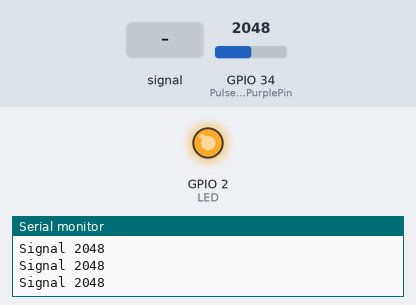
Bench run of a sketch on a simulated ESP32. On the bench: output pins drawn as LEDs (lit = HIGH), the last lines printed to the serial monitor. The inputs (shaded band) are chosen by the test bench; at power-on: GPIO 34 (PulseSensorPurplePin) = 2048.

Above: at 1.2 s.
1.3 s: GPIO 34 (PulseSensorPurplePin) fed a 200 Hz sine of ±327 counts around its level
At 1.76 s:
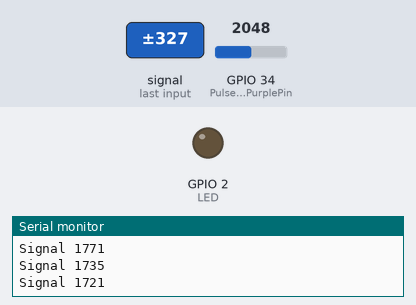
4.3 s: GPIO 34 (PulseSensorPurplePin) set to 1860
5.8 s: GPIO 34 (PulseSensorPurplePin) set to 1944
At 7.0 s:
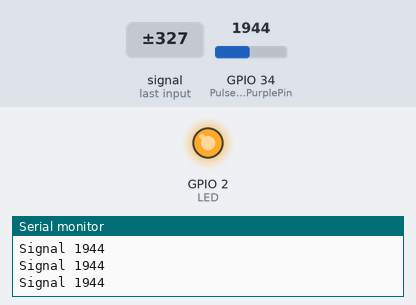
7.3 s: GPIO 34 (PulseSensorPurplePin) set to 1228
At 7.7 s:
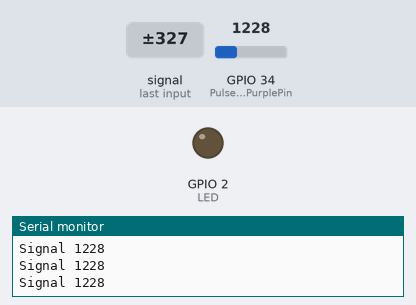
Timing chart, 0 to 9.8 s (numbered marks = the images above; inputs shaded):
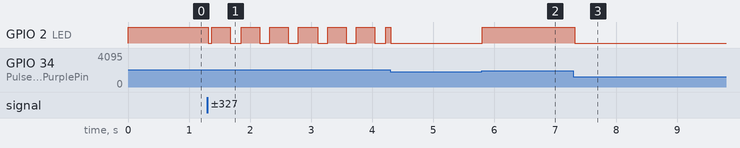

The sketch:

heart_rate_pulse_sensor.ino
```cpp
/*  PulseSensor Starter Project and Signal Tester
 *  The Best Way to Get Started  With, or See the Raw Signal of, your PulseSensor.com™ & Arduino.
 *
 *  Here is a link to the tutorial
 *  https://pulsesensor.com/pages/code-and-guide
 *
 *  WATCH ME (Tutorial Video):
 *  https://www.youtube.com/watch?v=RbB8NSRa5X4
 *
 *
-------------------------------------------------------------
1) This shows a live human Heartbeat Pulse.
2) Live visualization in Arduino's Cool "Serial Plotter".
3) Blink an LED on each Heartbeat.
4) This is the direct Pulse Sensor's Signal.
5) A great first-step in troubleshooting your circuit and connections.
6) "Human-readable" code that is newbie friendly."

*/


//  Variables
int PulseSensorPurplePin = 34;        // Pulse Sensor PURPLE WIRE connected to ANALOG PIN 0
int LED = 2;   //  The on-board Arduion LED


int Signal;                // holds the incoming raw data. Signal value can range from 0-1024
int Threshold = 1900;       // Determine which Signal to "count as a beat", and which to ingore.


// The SetUp Function:
void setup() {
  pinMode(LED,OUTPUT);         // pin that will blink to your heartbeat!
   Serial.begin(9600);       // Set's up Serial Communication at certain speed.

}

// The Main Loop Function
void loop() {

  Signal = analogRead(PulseSensorPurplePin);  // Read the PulseSensor's value.
                                              // Assign this value to the "Signal" variable.

   Serial.println("Signal " + String(Signal)); // Send "reading " followed by the Signal value to Serial Plotter.


   if(Signal > Threshold){                          // If the signal is above "550", then "turn-on" Arduino's on-Board LED.
     digitalWrite(LED,HIGH);
   } else {
     digitalWrite(LED,LOW);                //  Else, the sigal must be below "550", so "turn-off" this LED.
   }


delay(20);


}
```

Measured:
- after the input at 1.3 s, GPIO 2 (LED): HIGH → LOW at once, then repeats every 0.49 s: HIGH 0.30 s, LOW 0.18 s
- after the input at 5.8 s, GPIO 2 (LED): LOW → HIGH at once
- after the input at 7.3 s, GPIO 2 (LED): HIGH → LOW at once
